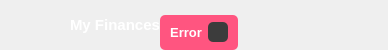
     <widget class="QFrame" name="fr_top">
      <property name="minimumSize">
       <size>
        <width>0</width>
        <height>50</height>
       </size>
      </property>
      <property name="maximumSize">
       <size>
        <width>16777215</width>
        <height>50</height>
       </size>
      </property>
      <property name="frameShape">
       <enum>QFrame::NoFrame</enum>
      </property>
      <property name="frameShadow">
       <enum>QFrame::Raised</enum>
      </property>
      <layout class="QHBoxLayout" name="horizontalLayout_2">
       <property name="spacing">
        <number>0</number>
       </property>
       <property name="leftMargin">
        <number>20</number>
       </property>
       <property name="topMargin">
        <number>0</number>
       </property>
       <property name="rightMargin">
        <number>0</number>
       </property>
       <property name="bottomMargin">
        <number>0</number>
       </property>
       <item>
        <widget class="QFrame" name="fr_top_logo">
         <property name="maximumSize">
          <size>
           <width>145</width>
           <height>16777215</height>
          </size>
         </property>
         <property name="styleSheet">
          <string notr="true"/>
         </property>
         <property name="frameShape">
          <enum>QFrame::NoFrame</enum>
         </property>
         <property name="frameShadow">
          <enum>QFrame::Raised</enum>
         </property>
         <layout class="QHBoxLayout" name="horizontalLayout_5">
          <property name="spacing">
           <number>0</number>
          </property>
          <property name="leftMargin">
           <number>0</number>
          </property>
          <property name="topMargin">
           <number>0</number>
          </property>
          <property name="rightMargin">
           <number>0</number>
          </property>
          <property name="bottomMargin">
           <number>0</number>
          </property>
          <item>
           <widget class="QFrame" name="fr_logo">
            <property name="minimumSize">
             <size>
              <width>50</width>
              <height>50</height>
             </size>
            </property>
            <property name="maximumSize">
             <size>
              <width>50</width>
              <height>16777215</height>
             </size>
            </property>
            <property name="styleSheet">
             <string notr="true">background-image: url(:/logo/finance.png);
background-repeat: no-repeat;
background-position: center;</string>
            </property>
            <property name="frameShape">
             <enum>QFrame::NoFrame</enum>
            </property>
            <property name="frameShadow">
             <enum>QFrame::Raised</enum>
            </property>
           </widget>
          </item>
          <item>
           <widget class="QLabel" name="lb_logo">
            <property name="font">
             <font>
              <pointsize>11</pointsize>
              <weight>75</weight>
              <bold>true</bold>
             </font>
            </property>
            <property name="styleSheet">
             <string notr="true">color: rgb(255, 255, 255);
</string>
            </property>
            <property name="text">
             <string>My Finances</string>
            </property>
            <property name="alignment">
             <set>Qt::AlignLeading|Qt::AlignLeft|Qt::AlignVCenter</set>
            </property>
           </widget>
          </item>
         </layout>
        </widget>
       </item>
       <item>
        <widget class="QFrame" name="fr_top_error_msg">
         <property name="maximumSize">
          <size>
           <width>16777215</width>
           <height>16777215</height>
          </size>
         </property>
         <property name="styleSheet">
          <string notr="true"/>
         </property>
         <property name="frameShape">
          <enum>QFrame::NoFrame</enum>
         </property>
         <property name="frameShadow">
          <enum>QFrame::Raised</enum>
         </property>
         <layout class="QHBoxLayout" name="horizontalLayout_3">
          <property name="spacing">
           <number>0</number>
          </property>
          <property name="leftMargin">
           <number>0</number>
          </property>
          <property name="topMargin">
           <number>15</number>
          </property>
          <property name="rightMargin">
           <number>150</number>
          </property>
          <property name="bottomMargin">
           <number>0</number>
          </property>
          <item>
           <widget class="QFrame" name="fr_error_msg">
            <property name="maximumSize">
             <size>
              <width>350</width>
              <height>35</height>
             </size>
            </property>
            <property name="layoutDirection">
             <enum>Qt::LeftToRight</enum>
            </property>
            <property name="styleSheet">
             <string notr="true">background-color: rgb(255, 85, 128);
border-radius: 5px;</string>
            </property>
            <property name="frameShape">
             <enum>QFrame::NoFrame</enum>
            </property>
            <property name="frameShadow">
             <enum>QFrame::Raised</enum>
            </property>
            <layout class="QHBoxLayout" name="horizontalLayout_4">
             <property name="spacing">
              <number>6</number>
             </property>
             <property name="leftMargin">
              <number>10</number>
             </property>
             <property name="topMargin">
              <number>3</number>
             </property>
             <property name="rightMargin">
              <number>10</number>
             </property>
             <property name="bottomMargin">
              <number>3</number>
             </property>
             <item>
              <widget class="QLabel" name="lb_error_msg">
               <property name="font">
                <font>
                 <pointsize>10</pointsize>
                 <weight>75</weight>
                 <bold>true</bold>
                </font>
               </property>
               <property name="styleSheet">
                <string notr="true">color: rgb(255, 255, 255);</string>
               </property>
               <property name="text">
                <string>Error</string>
               </property>
               <property name="alignment">
                <set>Qt::AlignCenter</set>
               </property>
              </widget>
             </item>
             <item>
              <widget class="QPushButton" name="btn_error_msg">
               <property name="maximumSize">
                <size>
                 <width>20</width>
                 <height>20</height>
                </size>
               </property>
               <property name="cursor">
                <cursorShape>PointingHandCursor</cursorShape>
               </property>
               <property name="styleSheet">
                <string notr="true">QPushButton{
	border-radius: 5px;
	background-image: url(:/close/cil-x.png);
	background-position: center;
	background-repeat: no-repeat;
	background-color: rgb(60, 60, 60);
}
QPushButton:hover{
	background-color: rgb(50,50,50);
}
QPushButton:pressed{
	background-color: rgb(35,35,35);
}</string>
               </property>
               <property name="text">
                <string/>
               </property>
              </widget>
             </item>
            </layout>
           </widget>
          </item>
         </layout>
        </widget>
       </item>
      </layout>
     </widget>
